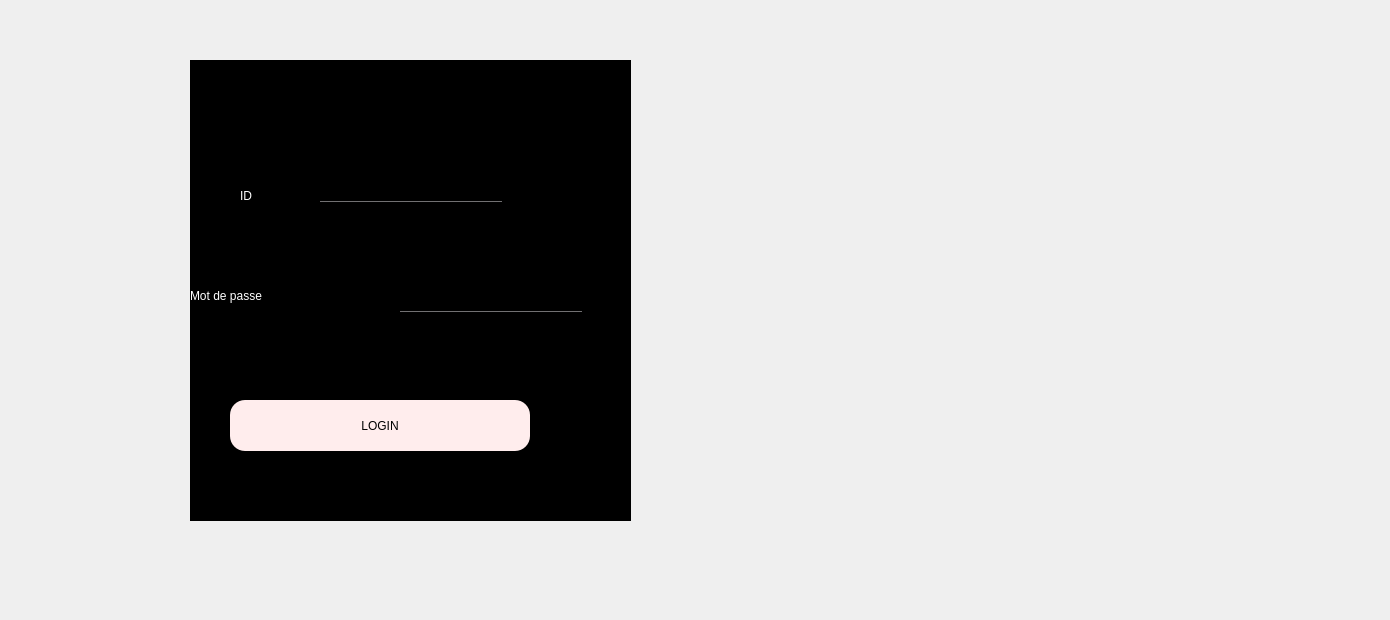
      <widget class="QWidget" name="page">
       <widget class="QFrame" name="frame">
        <property name="geometry">
         <rect>
          <x>190</x>
          <y>60</y>
          <width>441</width>
          <height>461</height>
         </rect>
        </property>
        <property name="styleSheet">
         <string notr="true">background-color: rgb(0, 0, 0);</string>
        </property>
        <property name="frameShape">
         <enum>QFrame::StyledPanel</enum>
        </property>
        <property name="frameShadow">
         <enum>QFrame::Raised</enum>
        </property>
        <widget class="QLabel" name="label">
         <property name="geometry">
          <rect>
           <x>80</x>
           <y>20</y>
           <width>190</width>
           <height>71</height>
          </rect>
         </property>
         <property name="styleSheet">
          <string notr="true">image: url(:/new/prefix1/img/login.png);</string>
         </property>
         <property name="text">
          <string/>
         </property>
        </widget>
        <widget class="QLineEdit" name="ID_LINE">
         <property name="geometry">
          <rect>
           <x>130</x>
           <y>120</y>
           <width>182</width>
           <height>22</height>
          </rect>
         </property>
         <property name="styleSheet">
          <string notr="true">QLineEdit
{ 
background:transparent;
border:none;
color:#717072;
border-bottom:1px solid#717072;
}</string>
         </property>
        </widget>
        <widget class="QLineEdit" name="PAS_LINE">
         <property name="geometry">
          <rect>
           <x>210</x>
           <y>230</y>
           <width>182</width>
           <height>22</height>
          </rect>
         </property>
         <property name="styleSheet">
          <string notr="true">QLineEdit
{ 
background:transparent;
border:none;
color:#717072;
border-bottom:1px solid#717072;
}</string>
         </property>
         <property name="echoMode">
          <enum>QLineEdit::Password</enum>
         </property>
        </widget>
        <widget class="QPushButton" name="login_button">
         <property name="geometry">
          <rect>
           <x>40</x>
           <y>340</y>
           <width>300</width>
           <height>51</height>
          </rect>
         </property>
         <property name="styleSheet">
          <string notr="true">QPushButton{ 
font: 14pt &quot;MS Shell Dlg 2&quot;;
	background-color: rgb(255, 237, 237);
border-radius:15px;}
QPushButton:hover{
	
	background-color: rgb(85, 0, 0);
}</string>
         </property>
         <property name="text">
          <string>LOGIN</string>
         </property>
        </widget>
        <widget class="QLabel" name="label_2">
         <property name="geometry">
          <rect>
           <x>50</x>
           <y>120</y>
           <width>41</width>
           <height>31</height>
          </rect>
         </property>
         <property name="styleSheet">
          <string notr="true">color: rgb(255, 255, 255);
font: 18pt &quot;MS Shell Dlg 2&quot;;</string>
         </property>
         <property name="text">
          <string>ID</string>
         </property>
        </widget>
        <widget class="QLabel" name="label_49">
         <property name="geometry">
          <rect>
           <x>0</x>
           <y>220</y>
           <width>191</width>
           <height>31</height>
          </rect>
         </property>
         <property name="styleSheet">
          <string notr="true">color: rgb(255, 255, 255);
font: 18pt &quot;MS Shell Dlg 2&quot;;</string>
         </property>
         <property name="text">
          <string>Mot de passe</string>
         </property>
        </widget>
       </widget>
       <widget class="QLabel" name="label_25">
        <property name="geometry">
         <rect>
          <x>730</x>
          <y>230</y>
          <width>55</width>
          <height>16</height>
         </rect>
        </property>
        <property name="text">
         <string/>
        </property>
       </widget>
       <widget class="QLabel" name="label_26">
        <property name="geometry">
         <rect>
          <x>-110</x>
          <y>-10</y>
          <width>1381</width>
          <height>611</height>
         </rect>
        </property>
        <property name="text">
         <string/>
        </property>
        <property name="pixmap">
         <pixmap resource="image.qrc">:/panneau-clap-film-fond-rose-pour-equipement-tournage_9555-779.jpg</pixmap>
        </property>
        <property name="scaledContents">
         <bool>true</bool>
        </property>
       </widget>
       <zorder>label_26</zorder>
       <zorder>frame</zorder>
       <zorder>label_25</zorder>
      </widget>
